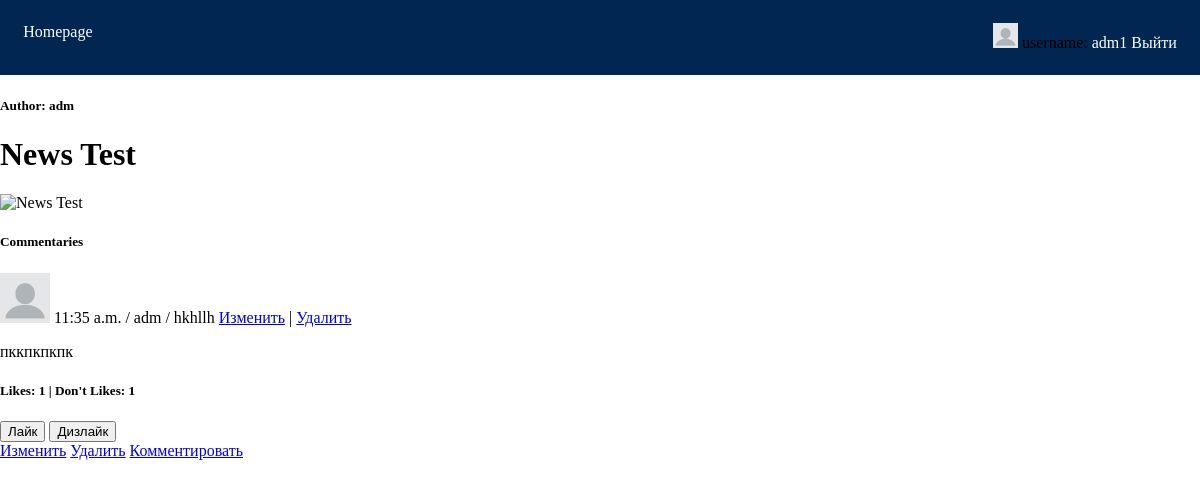
The app's page /news/115/ (signed in) with its own data.
### profiles/models.py (models this page shows)
class UserInformation(models.Model):
    profile = models.OneToOneField(User, primary_key=True, on_delete=models.CASCADE)
    bio = models.CharField(max_length=250)
    profile_image = models.ImageField(
        upload_to='profile_images/',
        default='profile_images/default_profile.jpg',
        null=True,
        blank=True)

### news/models.py (models this page shows, shortened)
class News(models.Model):
    author = models.ForeignKey(User, null=True, on_delete=models.SET_NULL)
    article = models.CharField(max_length=100)
    body = models.TextField(blank=True, null=True)
    commentary = models.ManyToManyField(Commentaries)
    likes = models.ManyToManyField(Likes)
    dnot_likes = models.ManyToManyField(Dnot_likes)
    image = models.ImageField(upload_to='news_images/', default='news_images/default_news.jpg')
    image_thumbnail = models.ImageField(
        upload_to="news_images/",
        default = "news_images/news_images_thumb.jpg",
        null=True,
        blank=True)
    def get_likes(self):
        return self.likes.count()
    def get_dont_likes(self):
        return self.dnot_likes.count()

class Commentaries(models.Model):
    class Meta:
        ordering = ['-date']
    user = models.ForeignKey(User, null=True, on_delete=models.SET_NULL)
    date = models.DateTimeField(auto_now_add=True)
    text = models.TextField(blank=False, null=True)

### news/views.py (the view)
# urls.py: path('news/<int:pk>/', detail_view, name='detail-news'),
def detail_view(request, pk):
    user = request.user
    liked = False
    try:
        obj = News.objects.get(id=pk)
    except News.DoesNotExist:
        raise Http404
    if request.user.is_authenticated and obj.likes.filter(user=user):
        liked = True
    return render(request, 'news/detail.html', {'single_object': obj, 'liked':liked})

### news/templates/news/detail.html (shortened to what this page needs)
{% extends "base.html" %}
{% load static %}
{% block content %}
<h5>Author: {{ single_object.author }}</h5>
<h1>{{ single_object.article }}</h1>
{% if single_object.image %}
    <img src="{% static single_object.image.url %}" alt="{{ single_object.article }}" height="400">
{% endif %}
<h5>Commentaries</h5>
{% for c in single_object.commentary.all %}
    <p>
    {% if c.user.userinformation.profile_image %}
        <img src="{{ c.user.userinformation.profile_image.url }}" alt="{{ c.user }}" width="50">
    {% endif %}
    {{ c.date.time }} /
    {{ c.user }} /
    {{ c.text }}
    {% if c.user == user or request.user.is_staff %}
        <a href="/news/commentary/edit/{{ c.pk }}/">Изменить</a> |
        <a href="/news/commentary/delete/{{ c.pk }}">Удалить</a>
    {% endif %}
    </p>
{% endfor %}
{% include 'news/detail_snippet.html' with single_object=single_object %}
<h5>Likes: {{ single_object.get_likes }}     |     Don't Likes:  {{ single_object.get_dont_likes }}</h5>
{% if user.is_authenticated %}
    <form action="/news/like/{{ single_object.pk }}/" method="post">
        <input type="submit" value="Лайк">
        <input type="submit" value="Дизлайк">
    </form>
{% endif %}
{% if perms.user.is_staff %}
    <a href="/news/edit/{{ single_object.pk }}">Изменить</a>
    <a href="/news/delete/{{ single_object.pk }}">Удалить</a>
{% endif %}
{% if user.is_authenticated %}
    <a href="/news/commentary/{{ single_object.pk }}">Комментировать</a>
{% endif %}
{% endblock %}

### templates/navbar.html
<nav>
    <a href="/">Homepage</a>
    <div class="nav-menu">
        {% if user.is_authenticated %}
            {% if user.userinformation.profile_image %}
                <img src="{{ user.userinformation.profile_image.url }}" alt="{{ user }} avatar" width="25">
            {% endif %}
            <span>username: <a href="profile/{{ user.id }}">{{ user }}</a></span>
            <a href="/logout">Выйти</a>
        {% else %}
            <a href="/register">Регистрация</a>
            <a href="/login">Войти</a>
        {% endif %}
    </div>
</nav>

### news/templates/news/detail_snippet.html
{% if single_object.body %}
    <p>{{ single_object.body }}</p>
{% else %}
    <p>Content coming soon</p>
{% endif %}

### staticbase/css/style.css (style rules this page uses)
body { margin: 0; }
nav { padding: 1.5em; background-color: #002651; }
nav a { color: #fff; text-decoration: none; }
nav { padding: 1.45em; background-color: #002651; display: flex; justify-content: space-between; }

### records on screen
News: author "adm", article "News Test", body "пккпкпкпк", get_likes "1", get_dont_likes "1"
Commentaries: user.userinformation.profile_image (placeholder picture), date.time "11:35 a.m.", user "adm", text "hkhllh"

### other values on screen
{{ user }} "adm1"
